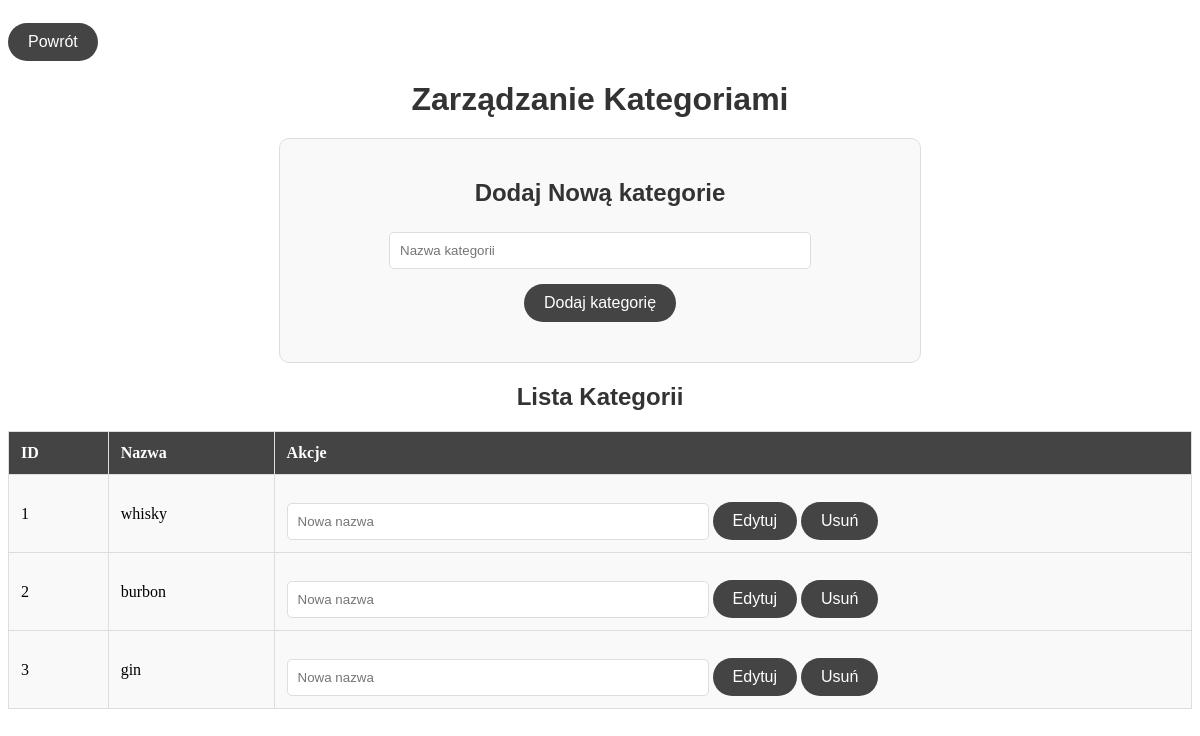
/categories.php, run on the app's committed database.
### tables this page shows
CREATE TABLE `categories` (
  `id` int(11) NOT NULL,
  `name` varchar(50) NOT NULL
);

### categories.php (the view, shortened to what this page needs)
<?php
include('database.php');
$stmt = $pdo->query("SELECT * FROM categories");
$categories = $stmt->fetchAll(PDO::FETCH_ASSOC);
?>
<!DOCTYPE html>
<html lang="pl">
<head>
    <link rel="stylesheet" href="styling.css">
</head>
<body>
<button class="przenies" onclick="window.location.href='admin.php'">Powrót</button>
    <h1>Zarządzanie Kategoriami</h1>
    <div class="form-container">
    <h2>Dodaj Nową kategorie</h2>
    <form action="categories.php" method="POST">
        <input type="text" name="category_name" placeholder="Nazwa kategorii" required>
        <button type="submit" name="add_category">Dodaj kategorię</button>
    </form>
</div>
    <h2>Lista Kategorii</h2>
    <table>
        <tr>
            <th>ID</th>
            <th>Nazwa</th>
            <th>Akcje</th>
        </tr>
        <?php foreach ($categories as $category): ?>
            <tr>
                <td><?php echo htmlspecialchars($category['id']); ?></td>
                <td><?php echo htmlspecialchars($category['name']); ?></td>
                <td>
                    <form action="categories.php" method="POST" style="display:inline;">
                        <input type="text" name="new_name" placeholder="Nowa nazwa" required>
                        <button type="submit" name="edit_category">Edytuj</button>
                    </form>
                    <form action="categories.php" method="POST" style="display:inline;">
                        <button type="submit" name="delete_category" onclick="return confirm('Czy na pewno chcesz usunąć tę kategorię?')">Usuń</button>
                    </form>
                </td>
            </tr>
        <?php endforeach; ?>
    </table>
</body>
</html>

### styling.css (style rules this page uses)
h1, h2 { font-family: 'Arial', sans-serif; color: #333; text-align: center; margin: 20px 0; }
table { width: 100%; border-collapse: collapse; margin: 20px 0; }
th, td { padding: 12px; border: 1px solid #ddd; text-align: left; }
th { background-color: #444; color: #fff; font-weight: bold; }
td { background-color: #f9f9f9; }
form { margin: 20px 0; display: flex; flex-direction: column; align-items: center; }
input[type="text"], input[type="number"], input[type="date"], select, textarea { width: 100%; max-width: 400px; padding: 10px; margin-top: 5px; border: 1px solid #ddd; border-radius: 5px; }
button, input[type="submit"] { background-color: #444; color: #ffffff; border-radius: 20px; border: none; padding: 10px 20px; font-size: 16px; margin-top: 15px; cursor: pointer; transition: background-color 0.3s; }
.form-container { width: 100%; max-width: 600px; margin: 20px auto; padding: 20px; border: 1px solid #ddd; border-radius: 10px; background-color: #f9f9f9; }

### data on the page
categories: id "1", name "whisky"
categories: id "2", name "burbon"
categories: id "3", name "gin"
